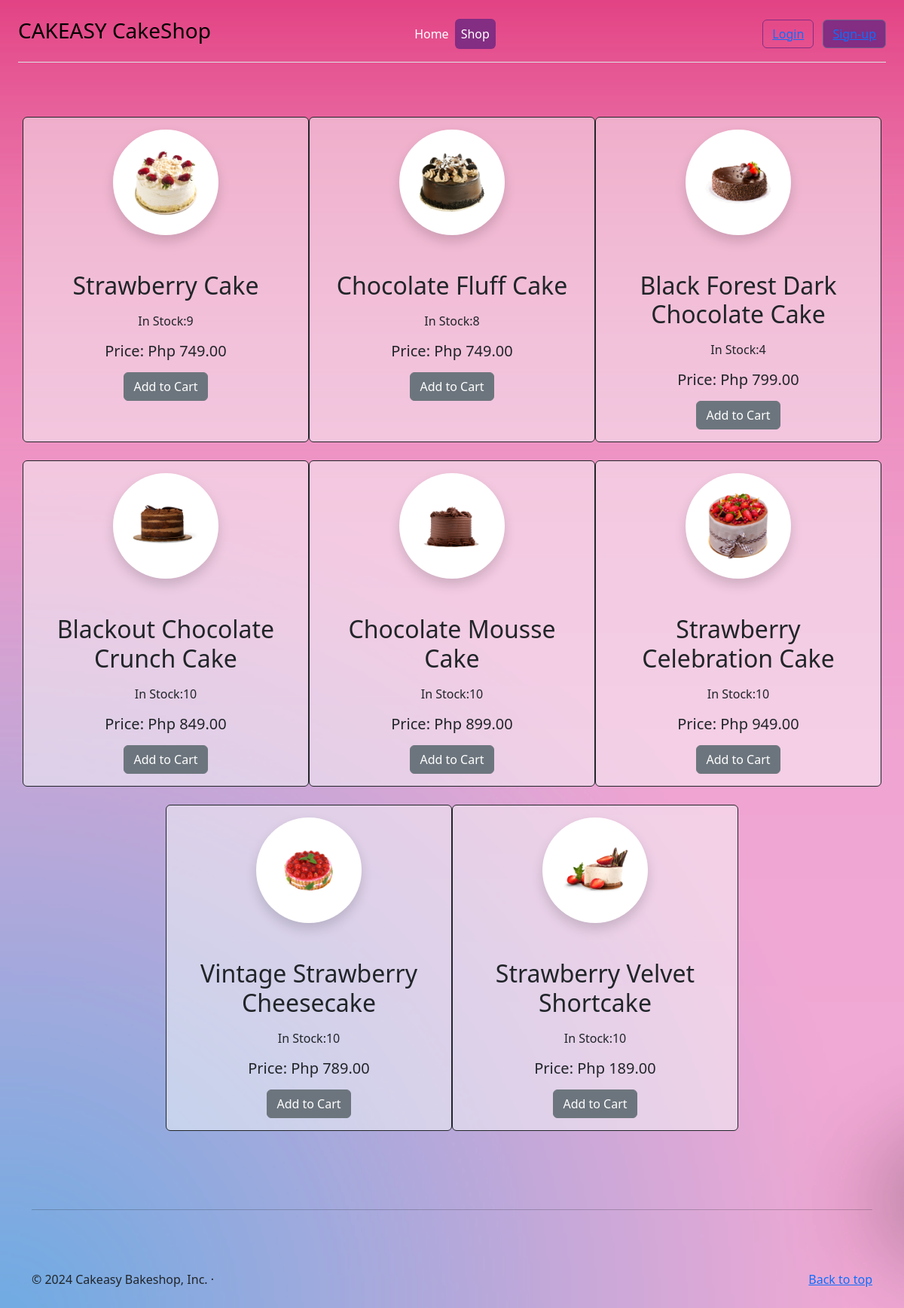
Page /views/shop.php on the committed database.
### tables this page shows
CREATE TABLE `items` (
  `id` int(11) NOT NULL,
  `name` varchar(255) NOT NULL,
  `category` varchar(255) NOT NULL,
  `price` decimal(10,2) NOT NULL,
  `description` text NOT NULL,
  `quantity` int(50) NOT NULL,
  `date_create` timestamp NOT NULL DEFAULT current_timestamp() ON UPDATE current_timestamp(),
  `fileLoc` varchar(255) NOT NULL,
  `status` varchar(255) NOT NULL,
  `score` int(255) NOT NULL
);

### init/functions.php (called while the page is built, shortened)
<?php
function query_row($query)
{
    $string = 'mysql:HOSTNAME=localhost;dbname=cakeasy_db';
    $conn = new PDO($string, 'root', '');
    $stmt = $conn->prepare($query);
    $stmt->execute();
    $result = $stmt->fetchAll(PDO::FETCH_ASSOC);
    if (is_array($result)) {
        return $result;
    }
    return false;
}

### views/partials/itemsShop.php (the view, shortened to what this page needs)
<?php
$query = 'SELECT * FROM items WHERE status = "Active"';
$row = query_row($query);
for ($i = 0; $i < count($row); $i++) {
?>
    <div class="col-lg-4 border border-dark rounded bg-light bg-opacity-50 p-3">
        <img class="bd-placeholder-img rounded-circle shadow p-3 mb-5 bg-white rounded" src="<?= $row[$i]['fileLoc'] ?>" alt="itemImg" width="140" height="140" />
        <h2 class="fw-normal"><?= $row[$i]['name'] ?></h2>
        <p>In Stock:<?= $row[$i]['quantity'] ?></p>
        <p><h5>Price: Php <?=$row[$i]['price']?></h5></p>
        <form class="form-submit">
            <?php
            if (isset($_SESSION['username'])) {
            ?>
                <button class="btn btn-secondary btn-block addItemBtn">
                    <i class="fa fa-cart-plus"></i>Add to Cart
                </button>
            <?php
            } else {
            ?>
                <button class="btn btn-secondary btn-block login">
                    <i class="fa fa-cart-plus"></i>Add to Cart
                </button>
            <?php
            }
            ?>
        </form>
    </div>
<?php
}
?>

### assets/css/style.css (style rules this page uses)
.bd-placeholder-img { font-size: 1.125rem; text-anchor: middle; -webkit-user-select: none; -moz-user-select: none; user-select: none; }

### assets/css/nav.css (style rules this page uses)
.bg-body-tertiary { background-color: rgb(224, 70, 134) !important; background-image: url(../img/cakeItEasy.png); background-repeat:no-repeat; backdrop-filter: opacity(0.5); background-size: cover; }

### assets/css/carousel.css (style rules this page uses)
body { padding-top: 3rem; padding-bottom: 3rem; color: rgb(var(--bs-tertiary-color-rgb)); }
.bd-placeholder-img { background-color: black; }
.marketing .col-lg-4 { margin-bottom: 1.5rem; text-align: center; }
.marketing .col-lg-4 p { margin-right: .75rem; margin-left: .75rem; }

### rows in the picture
items: fileLoc (picture), name "Strawberry Cake", quantity "9", price "749.00"
items: fileLoc (picture), name "Chocolate Fluff Cake", quantity "8", price "749.00"
items: fileLoc (picture), name "Black Forest Dark Chocolate Cake", quantity "4", price "799.00"
items: fileLoc (picture), name "Blackout Chocolate Crunch Cake", quantity "10", price "849.00"
items: fileLoc (picture), name "Chocolate Mousse Cake", quantity "10", price "899.00"
items: fileLoc (picture), name "Strawberry Celebration Cake", quantity "10", price "949.00"
items: fileLoc (picture), name "Vintage Strawberry Cheesecake", quantity "10", price "789.00"
items: fileLoc (picture), name "Strawberry Velvet Shortcake", quantity "10", price "189.00"
